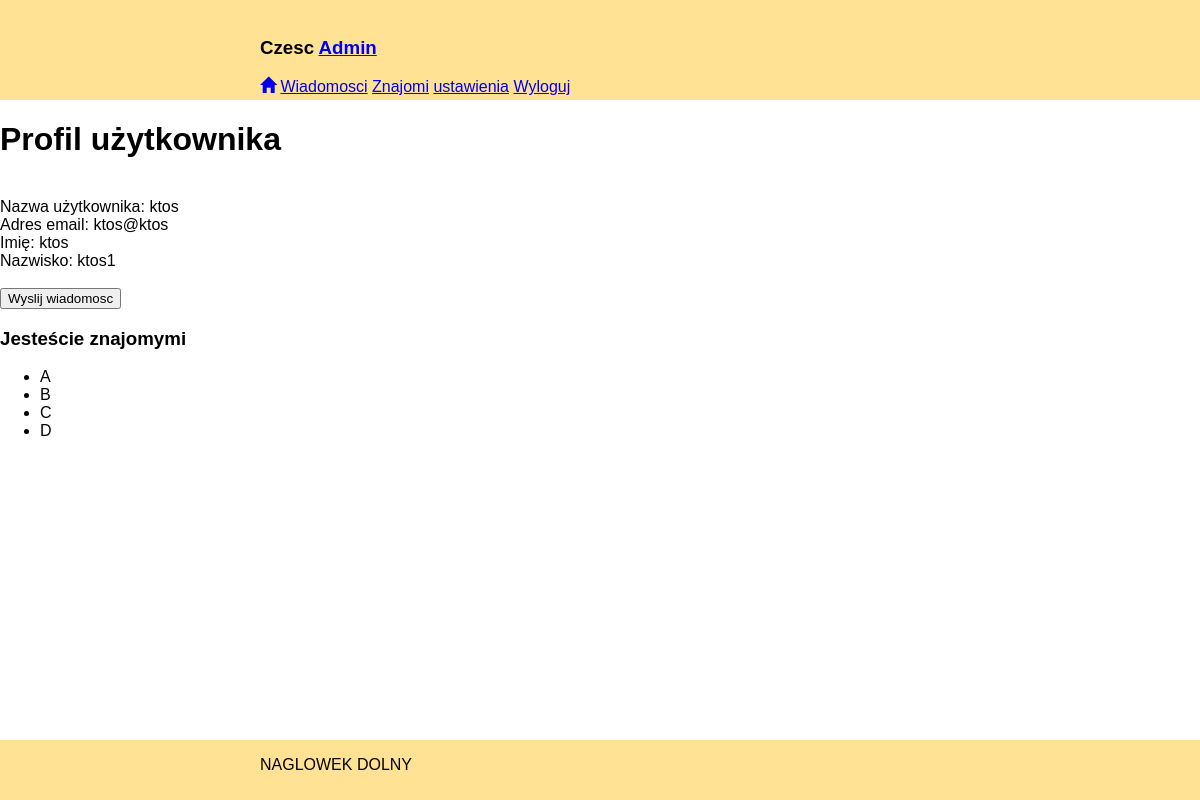
Screenshot of /users/ktos (signed in) with the database file from the repository.
### tables this page shows
CREATE TABLE IF NOT EXISTS `users` (
  `id` int(11) NOT NULL AUTO_INCREMENT,
  `username` varchar(20) NOT NULL,
  `mail` varchar(255) NOT NULL,
  `password` varchar(60) NOT NULL,
  `name` varchar(50) NOT NULL,
  `surname` varchar(255) NOT NULL,
  PRIMARY KEY (`id`),
  UNIQUE KEY `username` (`username`),
  UNIQUE KEY `mail` (`mail`)
);

CREATE TABLE IF NOT EXISTS `posts` (
  `id` int(11) NOT NULL AUTO_INCREMENT,
  `user_id` int(11) NOT NULL,
  `text` varchar(140) NOT NULL,
  `is_private` int(1) DEFAULT '0',
  PRIMARY KEY (`id`),
  KEY `user_id` (`user_id`)
);

### AltoRouter.php (called while the page is built, shortened)
<?php
class AltoRouter {
	protected $routes = array();
	protected $basePath = '';
	protected $matchTypes = array(
		'i'  => '[0-9]++',
		'a'  => '[0-9A-Za-z]++',
		'h'  => '[0-9A-Fa-f]++',
		'*'  => '.+?',
		'**' => '.++',
		''   => '[^/\.]++'
	);
	public function setBasePath($basePath) {
		$this->basePath = $basePath;
	}
	public function addMatchTypes($matchTypes) {
		$this->matchTypes = array_merge($this->matchTypes, $matchTypes);
	}
	public function map($method, $route, $target, $name = null) {
		$this->routes[] = array($method, $route, $target, $name);
		return;
	}
	public function match($requestUrl = null, $requestMethod = null) {
		$params = array();
		$match = false;
		if($requestUrl === null) {
			$requestUrl = isset($_SERVER['REQUEST_URI']) ? $_SERVER['REQUEST_URI'] : '/';
		}
		$requestUrl = substr($requestUrl, strlen($this->basePath));
		if($requestMethod === null) {
			$requestMethod = isset($_SERVER['REQUEST_METHOD']) ? $_SERVER['REQUEST_METHOD'] : 'GET';
		}
		foreach($this->routes as $handler) {
			list($method, $_route, $target, $name) = $handler;
			$methods = explode('|', $method);
			foreach($methods as $method) {
				if (strcasecmp($requestMethod, $method) === 0) {
					$method_match = true;
					break;
				}
			}
			if ($_route === '*') {
				$match = true;
			} elseif (isset($_route[0]) && $_route[0] === '@') {
				$pattern = '`' . substr($_route, 1) . '`u';
				$match = preg_match($pattern, $requestUrl, $params);
			} else {
				$route = null;
				$regex = false;
				$j = 0;
				$n = isset($_route[0]) ? $_route[0] : null;
				$i = 0;
				while (true) {
					if (!isset($_route[$i])) {
						break;
					} elseif (false === $regex) {
						$c = $n;
						$regex = $c === '[' || $c === '(' || $c === '.';
						if (false === $regex && false !== isset($_route[$i+1])) {
							$n = $_route[$i + 1];
							$regex = $n === '?' || $n === '+' || $n === '*' || $n === '{';
						}
						if (false === $regex && $c !== '/' && (!isset($requestUrl[$j]) || $c !== $requestUrl[$j])) {
							continue 2;
						}
						$j++;
					}
					$route .= $_route[$i++];
				}
				$regex = $this->compileRoute($route);
				$match = preg_match($regex, $requestUrl, $params);
			}
			if(($match == true || $match > 0)) {
				if($params) {
					foreach($params as $key => $value) {
						if(is_numeric($key)) unset($params[$key]);
					}
				}
				return array(
					'target' => $target,
					'params' => $params,
					'name' => $name
				);
			}
		}
		return false;
	}
	private function compileRoute($route) {
		if (preg_match_all('`(/|\.|)\[([^:\]]*+)(?::([^:\]]*+))?\](\?|)`', $route, $matches, PREG_SET_ORDER)) {
			$matchTypes = $this->matchTypes;
			foreach($matches as $match) {
				list($block, $pre, $type, $param, $optional) = $match;
				if (isset($matchTypes[$type])) {
					$type = $matchTypes[$type];
				}
				$pattern = '(?:'
						. ($pre !== '' ? $pre : null)
						. '('
						. ($param !== '' ? "?P<$param>" : null)
						. $type
						. '))'
						. ($optional !== '' ? '?' : null);
				$route = str_replace($block, $pattern, $route);
			}
		}
		return "`^$route$`u";
	}
}

### users.php (the view, shortened to what this page needs)
<h1>Profil użytkownika</h1><br>
<?php
$params=$match["params"];
$username=$params["username"];
$sql = "SELECT * FROM users WHERE username='$username'";
$result = $conn->query($sql);
if ($result->num_rows > 0) {
    $row = $result->fetch_assoc();
    $user2 = $row['id'];
    $username2 = $row['username'];
    echo "Nazwa użytkownika: " . $username2 . "<br>";
    echo "Adres email: " . $row['mail'] . "<br>";
    echo "Imię: " . $row['name'] . "<br>";
    echo "Nazwisko: " . $row['surname'] . "<br>";
    if($user2!=$_SESSION["id"]){
        echo "<a href='/Workshop1/send_message_to/$username2'><br><button>Wyslij wiadomosc</button></a>";
        $sql = "SELECT * FROM friends WHERE user_id1='{$_SESSION["id"]}' AND user_id2='$user2'";
        $result = $conn->query($sql);
        if($result->num_rows === 0) {
            echo"<form name='friending' method='post' action=''><button name='friendship' value='$user2' type='submit'>Dodaj do znajomych</button></form><br>";
        }else {
            echo"<h3>Jesteście znajomymi</h3>";
        }
    }
} else {
    echo"<h2>Nie ma takiego użytkownika</h2>";
}
$sql = "SELECT * FROM posts JOIN users ON users.id=posts.user_id WHERE users.username='$username'";
$result = $conn->query($sql);
if ($result->num_rows > 0) {
    echo"<ul>";
    while($row = $result->fetch_assoc()){
        echo '<li>'. $row["text"] .'</li>';
    };
    echo "</ul>";
}

### index.php (shortened to what this page needs)
<?php
    require 'AltoRouter.php';
    $router = new AltoRouter();
    $router->setBasePath('/Workshop1');
    $router->map('GET|POST','/', 'login.php');
    $router->map('GET|POST','/main', 'main.php');
    $router->map('GET|POST','/messages', 'messages.php');
    $router->map('GET|POST','/friends', 'friends.php');
    $router->map('GET|POST','/users/[*:username]', 'users.php');
    $router->map('GET|POST','/settings/[*:username]', 'settings.php');
    $router->map('GET|POST','/logout', 'logout.php');
    $router->map('GET|POST','/send_message_to/[*:username]', 'sending.php');
    $router->map('GET|POST','/posts/[i:post_id]', 'post.php');
    $match = $router->match();
?>
<!doctype html>
<html>
    <head>
        <link href="main.css" rel="stylesheet">
    </head>
    <body>
        <?php
        if($match){
            require('header.php');
            if($match['target']!='login.php'){
                if($_SESSION["id"]){
                    require $match['target'];
                }else{
                    header("Location: http://localhost/Workshop1/");
                }
            }else {
                require $match['target'];
            }
        }
        else{
            require('404.php');
        }
        require('footer.php');
        ?>
    </body>
</html>

### header.php
<?php
if(sizeof($_SESSION)>0){
    echo '<nav class="navbar-fixed-top"><div class="container"><br>
            <h3> Czesc <a href="/Workshop1/users/'. $_SESSION["username"] . '">'. $_SESSION["username"] . '</a></h3>
            <span>
                <a href="/Workshop1/main"><span class="glyphicon glyphicon-home" aria-hidden="true"></span></a>
            </span>
            <span>
                <a href="/Workshop1/messages">Wiadomosci</a>
            </span>
            <span>
                <a href="/Workshop1/friends">Znajomi</a>
            </span>
            <span>
                <a href="/Workshop1/settings/'. $_SESSION["username"] . '">ustawienia</a>
            </span>
            <span>
                <a href="/Workshop1/logout">Wyloguj</a>
            </span>
           </div></nav>';
} else{
    echo '<nav class="navbar-fixed-top">
            <div class="container">
            Jesteś niezalogowany, prosimy zrób to poniżej. Jeżeli jeszcze nie masz konta, zapraszamy do rejestracji.
            </div>
            </nav>';
}

### footer.php
<footer class="footer">
    <div class="container">
        <p>NAGLOWEK DOLNY</p>
    </div>
</footer>

### main.css (style rules this page uses)
html { font-family: sans-serif; -webkit-text-size-adjust: 100%; -ms-text-size-adjust: 100%; }
body { margin: 0; }
.container { width: auto; max-width: 680px; padding: 0 15px; margin-right: auto; margin-left: auto; }
div, footer, header, nav { display: block; }
.navbar-fixed-top { height: 100px; top: 0; border-width: 0 0 1px; min-height: 50px; margin-bottom: 20px; margin-bottom: 0px; background-color:rgba(255, 187, 0, 0.42); }
.glyphicon { position: relative; top: 1px; display: inline-block; font-family: 'Glyphicons Halflings'; font-style: normal; font-weight: normal; line-height: 1; -webkit-font-smoothing: antialiased; -moz-osx-font-smoothing: grayscale; }
.glyphicon-home:before { content: "\e021"; }
.footer { position: absolute; bottom: 0; width: 100%; height: 60px; background-color:rgba(255, 187, 0, 0.42); }

### rows the page displays
users: username "ktos", mail "ktos@ktos", name "ktos", surname "ktos1"
posts: text "A"
posts: text "B"
posts: text "C"
posts: text "D"

### other values shown
$_SESSION["username"] "Admin"
